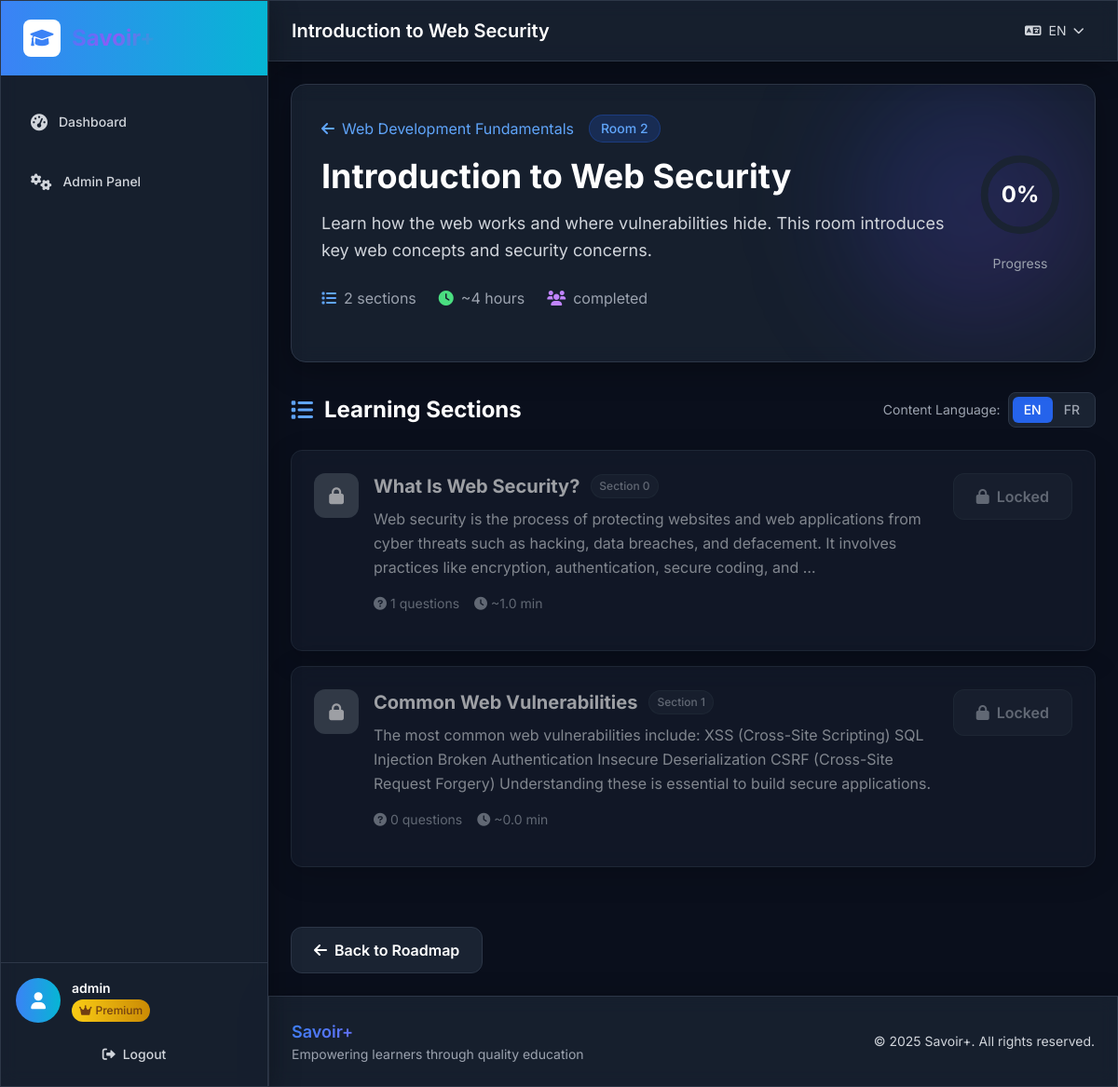
Before: /room/4/ (signed in) with the older database file.
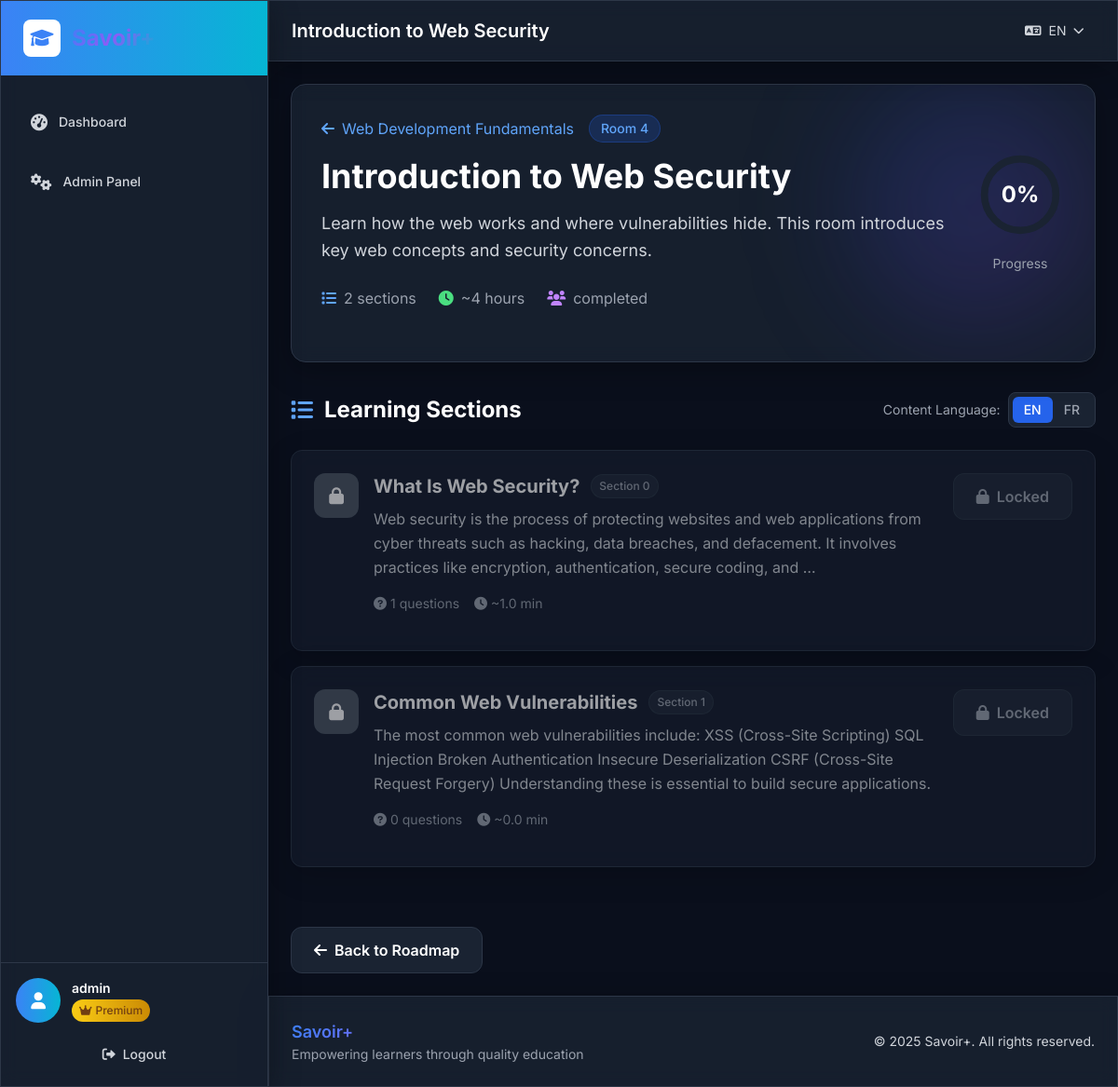
After: the same page with the newer database file.
### lms/models.py (models this page shows, shortened)
class Room(models.Model):
    title = models.CharField(max_length=200, verbose_name=_('Title'))
    title_fr = models.CharField(max_length=200, blank=True, verbose_name=_('Title (French)'))
    description = models.TextField(verbose_name=_('Description'))
    description_fr = models.TextField(blank=True, verbose_name=_('Description (French)'))
    roadmap = models.ForeignKey(Roadmap, on_delete=models.CASCADE, related_name='rooms', verbose_name=_('Roadmap'))
    prerequisite_room = models.ForeignKey('self', on_delete=models.SET_NULL, blank=True, null=True, verbose_name=_('Prerequisite Room'))
    order = models.PositiveIntegerField(default=0, verbose_name=_('Order'))
    is_active = models.BooleanField(default=True, verbose_name=_('Is Active'))
    created_at = models.DateTimeField(auto_now_add=True)
    class Meta:
        verbose_name = _('Room')
        verbose_name_plural = _('Rooms')
        ordering = ['roadmap', 'order']
    def is_accessible_by_user(self, user):
        from lms.models import Enrollment
        is_enrolled = Enrollment.objects.filter(
            user=user,
            roadmap=self.roadmap,
            is_active=True
        ).exists()
        print(f"DEBUG: User {user.username} enrolled in roadmap {self.roadmap.title}: {is_enrolled}")
        if not is_enrolled:
            print(f"DEBUG: User not enrolled in roadmap, room not accessible")
            return False
        if not self.prerequisite_room:
            print(f"DEBUG: No prerequisite room, returning True")
            return True
        prerequisite_completed = RoomCompletion.objects.filter(
            user=user,
            room=self.prerequisite_room,
            is_completed=True
        ).exists()
        print(f"DEBUG: Prerequisite room {self.prerequisite_room.title} completed: {prerequisite_completed}")
        return prerequisite_completed

class Roadmap(models.Model):
    title = models.CharField(max_length=200, verbose_name=_('Title'))
    title_fr = models.CharField(max_length=200, blank=True, verbose_name=_('Title (French)'))
    description = models.TextField(verbose_name=_('Description'))
    description_fr = models.TextField(blank=True, verbose_name=_('Description (French)'))
    is_active = models.BooleanField(default=True, verbose_name=_('Is Active'))
    created_at = models.DateTimeField(auto_now_add=True)
    class Meta:
        verbose_name = _('Roadmap')
        verbose_name_plural = _('Roadmaps')

### lms/views.py (the view)
# urls.py: path('room/<int:room_id>/', views.room_detail, name='room_detail'),
@login_required
def room_detail(request, room_id):
    room = get_object_or_404(Room, id=room_id, is_active=True)
    if not room.is_accessible_by_user(request.user):
        messages.error(request, _('You need to complete the prerequisite room first.'))
        return redirect('dashboard')
    sections = room.sections.filter(is_active=True).order_by('order')
    section_completions = SectionCompletion.objects.filter(
        user=request.user, section__in=sections
    )
    completed_section_ids = {sc.section_id for sc in section_completions if sc.is_completed}
    sections_data = []
    for section in sections:
        is_accessible = section.is_accessible_by_user(request.user)
        is_completed = section.id in completed_section_ids
        sections_data.append({
            'section': section,
            'is_accessible': is_accessible,
            'is_completed': is_completed,
        })
    all_sections_completed = len(completed_section_ids) == sections.count()
    final_questions = room.final_questions.filter(is_active=True).order_by('order')
    room_completion = RoomCompletion.objects.filter(user=request.user, room=room).first()
    context = {
        'room': room,
        'sections': sections,
        'sections_data': sections_data,
        'completed_section_ids': completed_section_ids,
        'all_sections_completed': all_sections_completed,
        'final_questions': final_questions,
        'room_completion': room_completion,
        'user': request.user,
    }
    return render(request, 'lms/room_detail.html', context)

### lms/models.py (called while the page is built)
    def save(self, *args, **kwargs):
        if not self.trial_start_date:
            from django.utils import timezone
            self.trial_start_date = timezone.now()
        if not self.trial_end_date and self.trial_start_date:
            self.trial_end_date = self.trial_start_date + timedelta(days=15)
        super().save(*args, **kwargs)

### lms/templatetags/lms_tags.py (called while the page is built)
@register.filter
def mul(value, arg):
    try:
        return float(value) * float(arg)
    except (ValueError, TypeError):
        return 0

@register.filter
def div(value, arg):
    try:
        return float(value) / float(arg)
    except (ValueError, TypeError, ZeroDivisionError):
        return 0

@register.filter
def sub(value, arg):
    try:
        return float(value) - float(arg)
    except (ValueError, TypeError):
        return 0

@register.filter
def abs_filter(value):
    try:
        return abs(float(value))
    except (ValueError, TypeError):
        return 0

@register.simple_tag
def get_room_progress(user, room):
    return room_progress_percentage(room, user)

### templates/lms/room_detail.html (shortened to what the changed rows need)
{% extends 'base.html' %}
{% load i18n %}
{% load lms_tags %}
{% block page_title %}{{ room.title }}{% endblock %}
{% block content %}
<div class="max-w-6xl mx-auto space-y-8">
    <div class="glass rounded-2xl p-8 border border-dark-border relative overflow-hidden">
        <div class="relative z-10">
            <div class="flex flex-col lg:flex-row items-start lg:items-center justify-between mb-6">
                <div class="flex-1 mb-6 lg:mb-0">
                    <div class="flex items-center mb-4">
                        <a href="{% url 'roadmap_detail' room.roadmap.id %}" class="inline-flex items-center text-blue-400 hover:text-blue-300 transition-colors mr-4">
                            <i class="fas fa-arrow-left mr-2"></i>{{ room.roadmap.title }}
                        </a>
                        <span class="px-3 py-1 bg-blue-600/20 text-blue-400 text-sm font-medium rounded-full border border-blue-600/30">
                            Room {{ room.order }}
                        </span>
                    </div>
                    <h1 class="text-3xl md:text-4xl font-bold text-white mb-4">{{ room.title }}</h1>
                    <p class="text-gray-300 text-lg leading-relaxed mb-6">{{ room.description }}</p>
                    <div class="flex flex-wrap items-center gap-6">
                        <div class="flex items-center text-gray-400">
                            <i class="fas fa-list mr-2 text-blue-400"></i>
                            <span>{{ room.sections.count }} {% trans "sections" %}</span>
                        </div>
                        <div class="flex items-center text-gray-400">
                            <i class="fas fa-clock mr-2 text-green-400"></i>
                            <span>~{{ room.sections.count|add:room.sections.count }} {% trans "hours" %}</span>
                        </div>
                        <div class="flex items-center text-gray-400">
                        </div>
                    </div>
                </div>
                    {% get_room_progress user room as room_progress %}
            </div>
        </div>
    </div>
    <div class="space-y-6">
        <div class="flex items-center justify-between">
            <h2 class="text-2xl font-bold text-white flex items-center">
                <i class="fas fa-list mr-3 text-blue-400"></i>{% trans "Learning Sections" %}
            </h2>
        </div>
    </div>
    {% get_room_completion user room as room_completion %}
</div>
{% endblock %}

Changed rows visible on the page:
changed Room "Introduction to Web Security": order "2" → "4"
